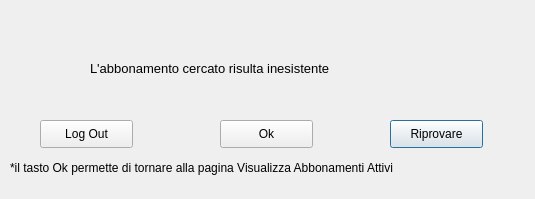
<?xml version="1.0" encoding="UTF-8"?>
<ui version="4.0">
 <class>Dialog</class>
 <widget class="QDialog" name="Dialog">
  <property name="geometry">
   <rect>
    <x>0</x>
    <y>0</y>
    <width>535</width>
    <height>199</height>
   </rect>
  </property>
  <property name="windowTitle">
   <string>Gestione Abbonamenti</string>
  </property>
  <widget class="QLabel" name="label">
   <property name="geometry">
    <rect>
     <x>90</x>
     <y>60</y>
     <width>451</width>
     <height>16</height>
    </rect>
   </property>
   <property name="font">
    <font>
     <pointsize>10</pointsize>
    </font>
   </property>
   <property name="text">
    <string>L'abbonamento cercato risulta inesistente</string>
   </property>
  </widget>
  <widget class="QPushButton" name="pushButton">
   <property name="geometry">
    <rect>
     <x>390</x>
     <y>120</y>
     <width>93</width>
     <height>28</height>
    </rect>
   </property>
   <property name="text">
    <string>Riprovare</string>
   </property>
  </widget>
  <widget class="QPushButton" name="pushButton_2">
   <property name="geometry">
    <rect>
     <x>40</x>
     <y>120</y>
     <width>93</width>
     <height>28</height>
    </rect>
   </property>
   <property name="text">
    <string>Log Out</string>
   </property>
  </widget>
  <widget class="QPushButton" name="pushButton_3">
   <property name="geometry">
    <rect>
     <x>220</x>
     <y>120</y>
     <width>93</width>
     <height>28</height>
    </rect>
   </property>
   <property name="text">
    <string>Ok</string>
   </property>
  </widget>
  <widget class="QLabel" name="label_2">
   <property name="geometry">
    <rect>
     <x>10</x>
     <y>160</y>
     <width>501</width>
     <height>16</height>
    </rect>
   </property>
   <property name="text">
    <string>*il tasto Ok permette di tornare alla pagina Visualizza Abbonamenti Attivi</string>
   </property>
  </widget>
 </widget>
 <resources/>
 <connections/>
</ui>
